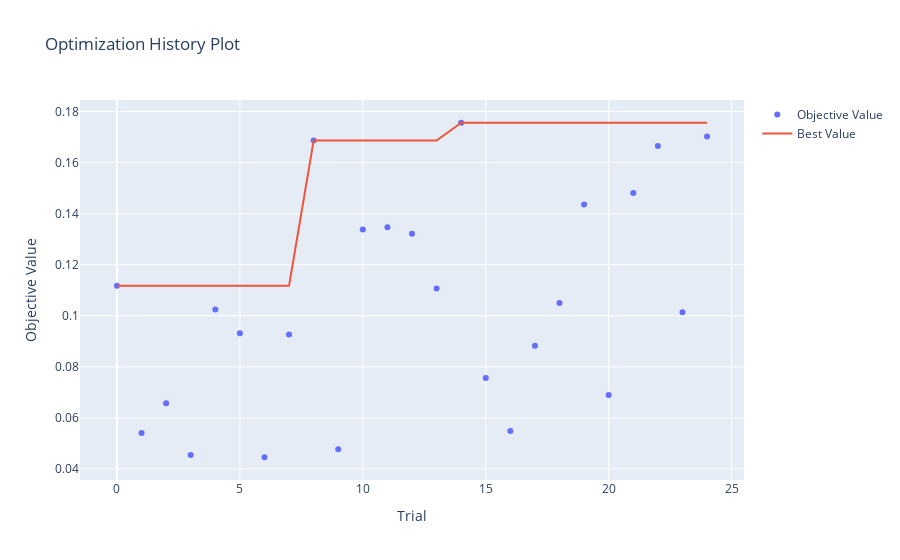

Notebook code for this chart:
### Code cell
plot_optimization_history(study_forest)

### Figure 1 — Plotly figure (JSON) as saved in the notebook; plotly's stock layout.template omitted (floating-point values rounded to 4 significant figures)
{"data": [{"mode": "markers", "name": "Objective Value", "type": "scatter", "x": [0, 1, 2, 3, 4, 5, 6, 7, 8, 9, 10, 11, 12, 13, 14, 15, 16, 17, 18, 19, 20, 21, 22, 23, 24], "y": [0.1117, 0.05402, 0.06572, 0.04548, 0.1024, 0.09313, 0.04457, 0.09265, 0.1686, 0.04773, 0.1337, 0.1347, 0.1321, 0.1107, 0.1756, 0.07562, 0.05482, 0.08828, 0.105, 0.1435, 0.06894, 0.1481, 0.1665, 0.1013, 0.1702]}, {"mode": "lines", "name": "Best Value", "type": "scatter", "x": [0, 1, 2, 3, 4, 5, 6, 7, 8, 9, 10, 11, 12, 13, 14, 15, 16, 17, 18, 19, 20, 21, 22, 23, 24], "y": [0.1117, 0.1117, 0.1117, 0.1117, 0.1117, 0.1117, 0.1117, 0.1117, 0.1686, 0.1686, 0.1686, 0.1686, 0.1686, 0.1686, 0.1756, 0.1756, 0.1756, 0.1756, 0.1756, 0.1756, 0.1756, 0.1756, 0.1756, 0.1756, 0.1756]}, {"marker": {"color": "#cccccc"}, "mode": "markers", "name": "Infeasible Trial", "showlegend": false, "type": "scatter", "x": [], "y": []}], "layout": {"title": {"text": "Optimization History Plot"}, "xaxis": {"title": {"text": "Trial"}}, "yaxis": {"title": {"text": "Objective Value"}}}}
